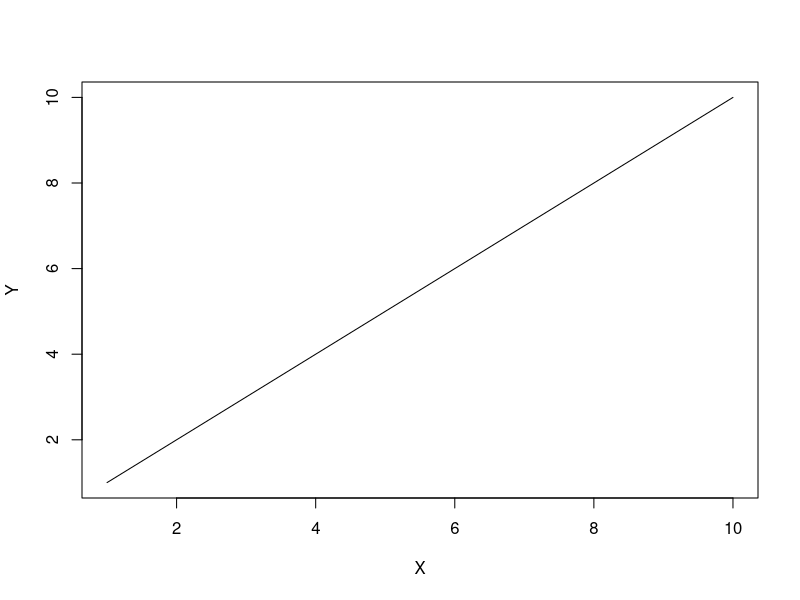

Reproduce this figure in R.
## ---- chunk 1
#| echo: false
#| fig-cap: "Example figure showing results"
# Your code to generate a plot would go here
# This is just a placeholder
plot(1:10, 1:10, type="l", xlab="X", ylab="Y")
## ---- chunk 2
#| echo: false
#| tbl-cap: "Regression Results"
# Code to generate a table would go here
# This is just a placeholder
data.frame(
  Variable = c("X1", "X2", "X3", "Constant"),
  Coefficient = c(0.56, 1.23, -0.41, 2.34),
  `Std. Error` = c(0.12, 0.18, 0.09, 0.22),
  `p-value` = c(0.001, 0.04, 0.06, "<0.001")
)
